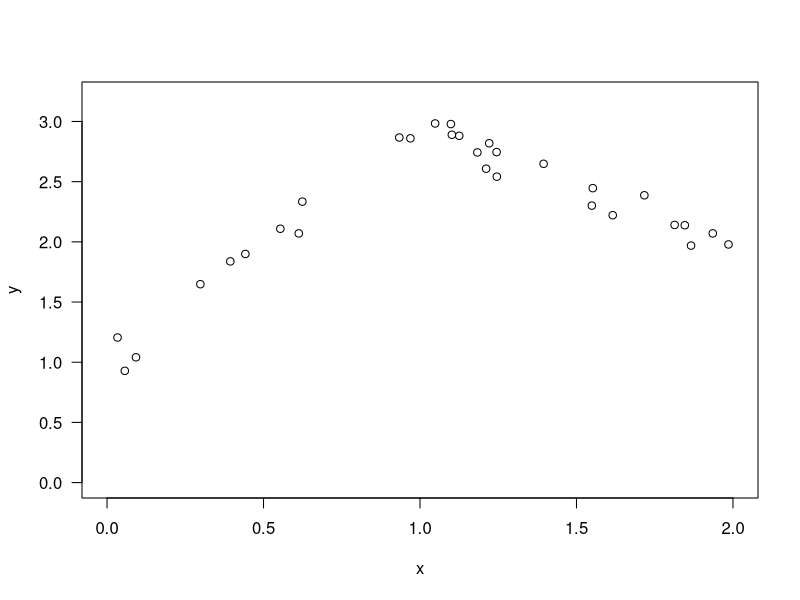
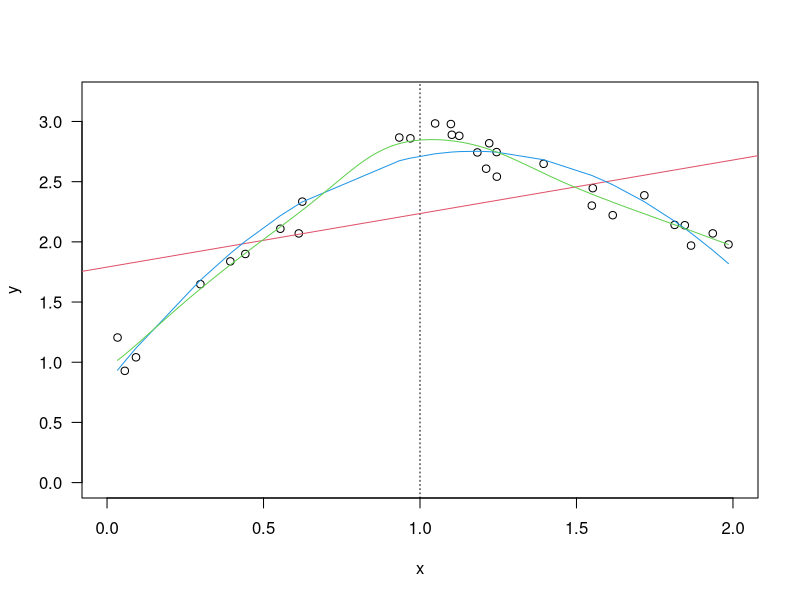
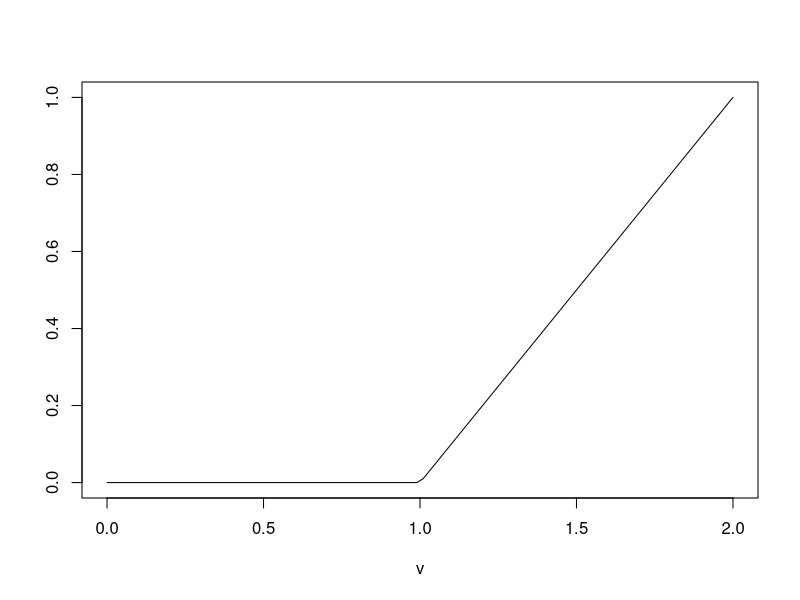
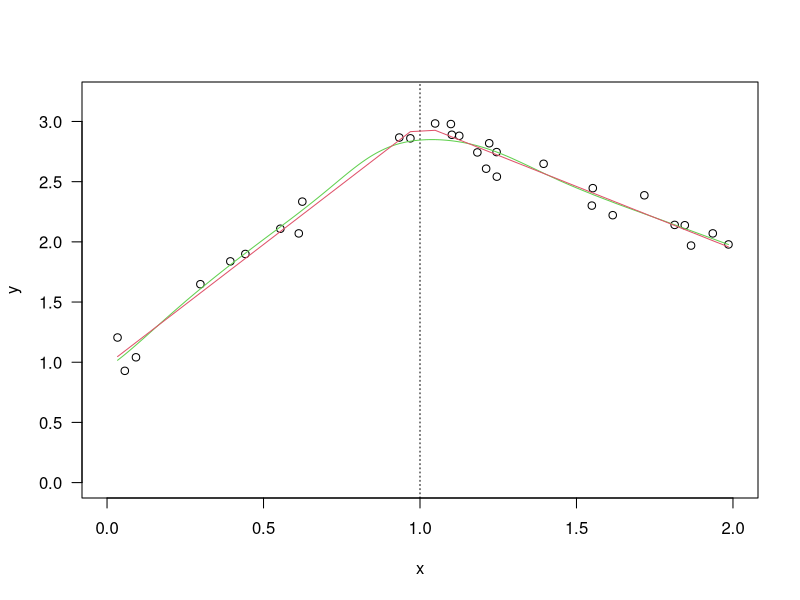
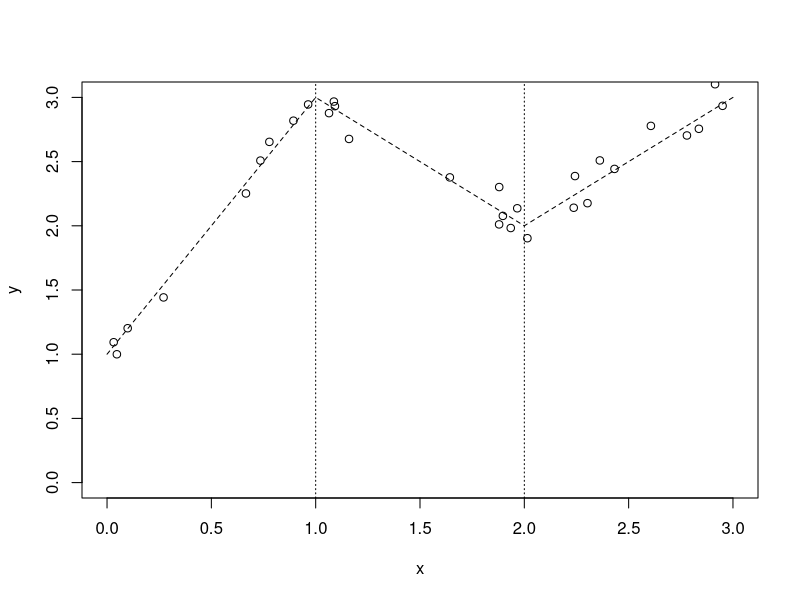

The R source for these figures, in order:
## ---- chunk 1

n=30; x=sort(runif(n,0,2)); b0=1; b1=2; b2=4; b3=-1
y=c(b0+b1*x[x<=1],b2+b3*x[x>1])+rnorm(n,0,0.1)
plot(x,y,xlim=c(0,2),ylim=c(0,3.2),las=1); library(KernSmooth)

plot(x,y,xlim=c(0,2),ylim=c(0,3.2),las=1); abline(v=1,lty=3)
abline(lm(y~x),col=2);preg=lm(y~x+I(x^2)); lines(x,preg$fit,col=4);
lfit=locpoly(x, y, degree=2,band= 0.25); lines(lfit,col=3)
## ---- chunk 2
v=seq(0,2,length=100); plot(v,pmax(v-1,0),type="l",ylab="")
## ---- chunk 3
plot(x,y,xlim=c(0,2),ylim=c(0,3.2),las=1); abline(v=1,lty=3)
lines(lfit,col=3); pmx1=pmax(x-1,0)
breg1=lm(y~x+pmx1); lines(x,breg1$fit,col=2)
n=30; x=sort(runif(n,0,3));
yf=function(x){
b0=1; b1=2; b2=4; b3=-1; b4=0; b5=1;
c(b0+b1*x[x<=1],b2+b3*x[(x>1)&(x<=2)],b4+b5*x[x>2])
}
y=yf(x)+rnorm(n,0,0.1);
xs=seq(0,3,length=100);
ys=yf(xs)
plot(x,y,xlim=c(0,3),ylim=c(0,3)); abline(v=c(1,2),lty=3);
lines(xs,ys,lty=2);
